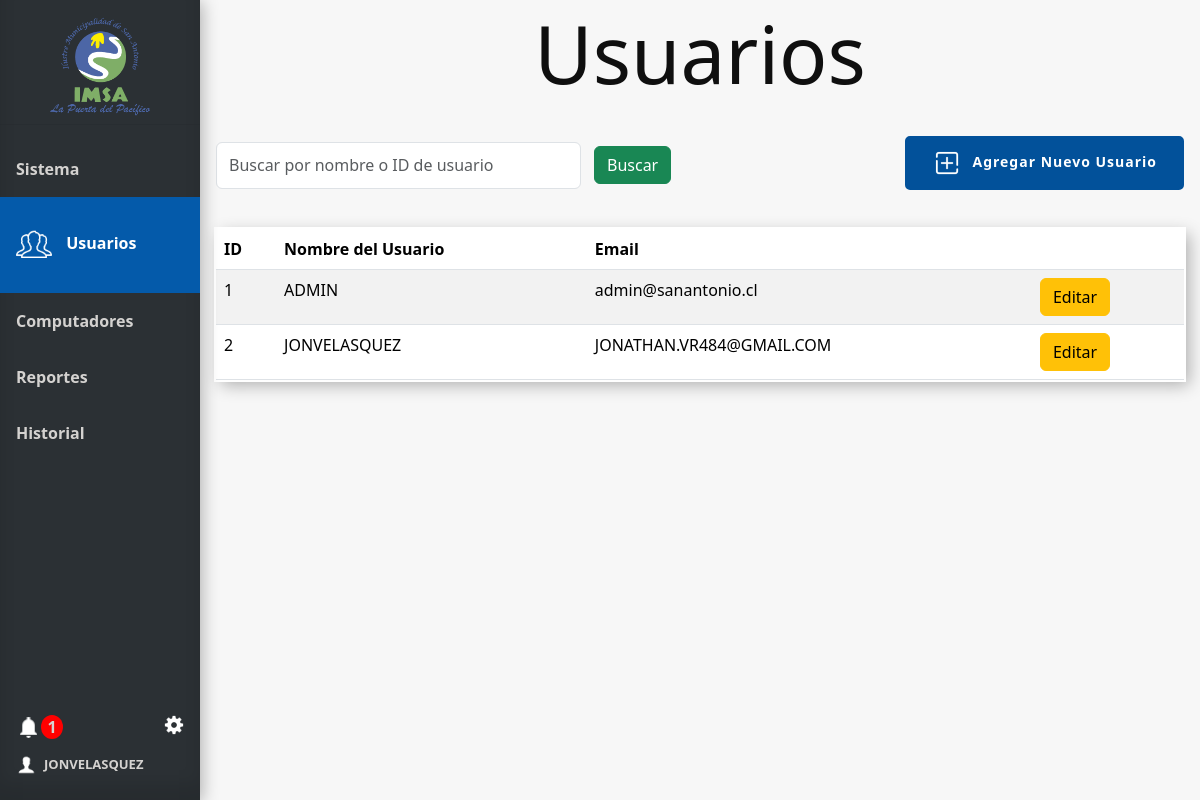
Screenshot of /usuarios (signed in) with the database file from the repository.
### tables this page shows
CREATE TABLE Usuario (
    Id_usuario INTEGER PRIMARY KEY AUTOINCREMENT,
    Nombre_user VARCHAR(100),
    Email VARCHAR(100),
    Psw VARCHAR(100)
);

### app.py (the view)
@app.route('/usuarios', methods=['GET'])
@login_required
def usuarios():
    conn = get_db_connection()
    search_query = request.args.get('search', '')
    query = '''SELECT Usuario.Id_usuario, Usuario.Nombre_user, Usuario.Email FROM Usuario Where 1 = 1'''
    pcs = conn.execute("SELECT * FROM Pc").fetchall()
    params = []
    if search_query:
        query += ' AND (Usuario.Nombre_user LIKE ?  OR Usuario.Id_usuario LIKE ?)'
        params.extend(['%' + search_query + '%', '%' + search_query + '%'])
    users = conn.execute(query, params).fetchall()
    conn.close()
    user=current_user
    num_notificaciones_totales = get_total_notifications(user.id)
    info_notificaciones = get_info_notifications(user.id)
    return render_template('usuarios.html', users=users, pcs=pcs,  user=user, num_notificaciones_totales=num_notificaciones_totales, info_notificaciones=info_notificaciones)

### app.py (called while the page is built)
@login_manager.user_loader
def load_user(user_id):
    return Usuario.get_by_id(user_id)

def get_db_connection():
    conn = sqlite3.connect('database.db')
    conn.row_factory = sqlite3.Row
    return conn

def get_total_notifications(user_id):
    conn = get_db_connection()
    total_notifications = conn.execute(
        'SELECT COUNT(*) FROM Notificaciones WHERE id_usuario = ?  AND leido = false',
        (user_id,)
    ).fetchone()[0]
    conn.close()
    return total_notifications

def get_info_notifications(user_id):
    conn = get_db_connection()
    info_notifiaciones= conn.execute(
        'SELECT * FROM Notificaciones WHERE id_usuario = ? ORDER BY id_notificacion DESC LIMIT 6',
        (user_id,)
    ).fetchall()
    conn.close()
    return info_notifiaciones

### model.py (called while the page is built)
def get_db_connection():
    conn = sqlite3.connect('database.db')
    conn.row_factory = sqlite3.Row
    return conn

    @staticmethod
    def get_by_id(id_usuario):
        conn = get_db_connection()
        user_data = conn.execute('SELECT * FROM Usuario WHERE Id_usuario = ?', (id_usuario,)).fetchone()
        conn.close()
        if user_data:
            return Usuario(user_data['Id_usuario'], user_data['Nombre_user'], user_data['Email'], user_data['psw'])
        return None

### templates/usuarios.html (shortened to what this page needs)
{% extends 'base.html' %}
{% block head %}
<link rel="stylesheet" href="{{ url_for('static', filename='css/style_usuarios.css') }}">
{% endblock %}
{% block content %}
<h1 class="block-effect" style="--td:0.3s">
    <div class="block-reveal" style="--bc: #2b3034; --d: 0.5s">Usuarios</div>
</h1>
<div class="head">
    <div class="filtros">
        <form method="get" action="{{ url_for('usuarios') }}" id="filtro-form">
            <div class="filtro">
                <input class="form-control me-2" type="search" name="search"
                    placeholder="Buscar por nombre o ID de usuario" aria-label="Search"
                    value="{{ request.args.get('search', '') }}">
                <button class="btn btn-success" type="submit">Buscar</button>
            </div>
        </form>
    </div>
    <div class="Botones_Usuario">
        <button class="button_slide slide_left" data-bs-toggle="modal" data-bs-target="#ModalAgregarUsuario"><img
                id="agregar" src="{{ url_for('static', filename='img/icon-agregar.png') }}" alt="icon-agregar"
                width="30px"><b>Agregar Nuevo Usuario</b></button>
    </div>
</div>
{% if users %}
<table class="table table-responsive-md table-striped mt-3">
    <thead>
        <tr>
            <th>ID</th>
            <th>Nombre del Usuario</th>
            <th class="responsive">Email</th>
            <th></th>
        </tr>
    </thead>
    <tbody>
        {% for row in users %}
        <tr>
            <td>{{ row['Id_usuario'] }}</td>
            <td>{{ row['Nombre_user'] }}</td>
            <td class="responsive">{{ row['email'] }}</td>
            <td>
                <a href="{{ url_for('editar_usuario', id=row['Id_usuario']) }}" class="btn btn-warning">Editar</a>
            </td>
        </tr>
        {% endfor %}
    </tbody>
</table>
{% else %}
<tr>
    <div class="alert alert-danger" role="alert">
        No existen registros.
    </div>
</tr>
{% endif %}
{% endblock %}

### templates/base.html (shortened to what this page needs)
<!doctype html>
<html lang="es">
<head>
  {% block head %} {% endblock %}
  <link rel="stylesheet" href="{{ url_for('static', filename='css/style_base.css') }}">
  <link rel="stylesheet" href="{{ url_for('static', filename='css/style_ajustes.css') }}">
  <link href="https://cdn.jsdelivr.net/npm/bootstrap@5.3.3/dist/css/bootstrap.min.css" rel="stylesheet"
>
</head>
<body>
  <div class="sidebar" style="display: flex; flex-direction: column; height: 100vh;">
    <div class="tituloMenu">
      <img src="{{ url_for('static', filename='img/logo.png') }}" alt="Logo-IMSA" width="100px">
    </div>
    <hr>
    <a href="{{ url_for('index') }}" class="slide_right {% if request.endpoint == 'index' %}active{% endif %}">
      <b>Sistema</b>
    </a>
    <a href="{{ url_for('usuarios') }}" class="slide_right {% if request.endpoint == 'usuarios' %}active{% endif %}">
      <img id="icon-usuarios" class="menu-icon {% if request.endpoint == 'usuarios' %}show{% endif %}"
        src="{{ url_for('static', filename='img/icon-usuarios.png') }}" alt="icon-Usuarios">
      <b>Usuarios</b>
    </a>
    <a href="{{ url_for('computadores') }}"
      class="slide_right {% if request.endpoint == 'computadores' %}active{% endif %}">
      <b>Computadores</b>
    </a>
    <a href="{{ url_for('reportes') }}" class="slide_right {% if request.endpoint == 'reportes' %}active{% endif %}">
      <b>Reportes</b>
    </a>
    <a href="{{ url_for('historial') }}" class="slide_right {% if request.endpoint == 'historial' %}active{% endif %}">
      <b>Historial</b>
    </a>
    <div class="menuAbajo">
      <div class="ajuste_notificacion">
        <div class="notificacion">
          <a href="" class="icon" data-bs-toggle="modal" data-bs-target="#ModalNotifiaciones">
            <img id="icon-campana" src="{{ url_for('static', filename='img/icon-campana.png') }}" alt="logoCampana">
            <div>
              {% if num_notificaciones_totales > 0 %}
              <strong id="numero_notificacion">{{ num_notificaciones_totales }}</strong>
              {% endif %}
            </div>
          </a>
        </div>
        <div class="ajustes">
          <a href="" class="icon" data-bs-toggle="modal" data-bs-target="#ModalAjustes">
            <img id="icon-ajuste" src="{{ url_for('static', filename='img/icon-ajuste.png') }}" alt="logoAjuste"></a>
        </div>
      </div>
      <div class="bodyCuenta">
        <a href="#" id="cuenta">
          <img src="{{ url_for('static', filename='img/icon-usuario.png') }}" alt="" width="20px"><b
            style="font-size: small;">{{ user.nombre_usuario}}</b>
        </a>
      </div>
    </div>
  </div>
  <div class="content">
    {% block content %}
    {% endblock %}
  </div>
</body>
</html>

### static/css/style_usuarios.css (style rules this page uses)
* { margin: 0; padding: 0; }
.head { display: flex; width: 100%; justify-content: space-between; }
#agregar { margin-right: 10px; }
.Botones_Usuario { display: flex; align-items: center; }

### static/css/style_base.css (style rules this page uses)
body { margin: 0; font-family: "Lato", sans-serif; background-color: #2b3034; height: 100vh; }
.content { background-color: #f7f7f7; height: 100vh; }
*, *::before, *::after { margin: 0; padding: 0; box-sizing: border-box; }
.block-effect { font-size: calc(8px + 6vw); }
.block-reveal { --t: calc(var(--td) + var(--d)); color: transparent; padding: 4px; position: relative; overflow: hidden; animation: revealBlock 0s var(--t) forwards; }
.block-reveal::after { content: ''; width: 0%; height: 100%; padding-bottom: 4px; position: absolute; top: 0; left: 0; background: var(--bc); animation: revealingIn var(--td) var(--d) forwards, revealingOut var(--td) var(--t) forwards; }
h1 { text-align: center; }
.tituloMenu { display: flex; flex-direction: column; margin-top: 10px; margin-bottom: 10px; align-items: center; height: 11%; }
.sidebar { margin: 0; padding: 0; width: 200px; background-color: #2b3034; position: fixed; height: 100%; overflow: auto; box-shadow: inset 0 -1em 1em rgba(0, 0, 0, 0.1), 0.1em 0.1em 1em rgba(0, 0, 0, 0.3); }
.sidebar>a { display: flex; align-items: center; color: #d4d2d0; padding: 16px; text-decoration: none; display: inline-block; cursor: pointer; box-shadow: inset 0 0 0 0 #00213e; -webkit-transition: ease-out 0.4s; -moz-transition: ease-out 0.4s; transition: ease-out 0.4s; }
.sidebar>a.active { background-color: #045aaa; color: white; padding-top: 15%; padding-bottom: 15%; }
.button_slide { color: #FFF; border: 2px solid #02519a; background-color: #02519a; border-radius: 5px; padding: 10px 25px 10px 25px; display: inline-block; font-size: 14px; letter-spacing: 1px; cursor: pointer; box-shadow: inset 0 0 0 0 #00213e; -webkit-transition: ease-out 0.4s; -moz-transition: ease-out 0.4s; transition: ease-out 0.4s; }
div.content { margin-left: 200px; padding: 1px 16px; height: 100%; }
.menu-icon { display: none; width: 36px; margin-right: 10px; }
.sidebar a.active .menu-icon, .sidebar a:hover .menu-icon { display: inline-block; }
.menuAbajo { display: flex; margin-top: auto; color: #d4d2d0; padding: 16px 16px 25px 16px; justify-content: space-around; flex-direction: column; }
.menuAbajo a { color: #d4d2d0; text-decoration: none; cursor: pointer; }
.bodyCuenta { width: 80%; display: flex; justify-content: start; align-content: center; }
#cuenta { display: flex; justify-content: start; }
#cuenta img { margin-right: 8px; }
#icon-ajuste { width: 20px; }
.ajuste_notificacion { display: flex; flex-direction: row; justify-content: space-between; width: 100%; margin-bottom: 10px; }
.ajustes { display: flex; align-items: start; }
.ajustes img { padding-bottom: 10px; }
.notificacion a { display: flex; flex-direction: row; }
#numero_notificacion { height: 22px; width: 22px; display: table-cell; text-align: center; vertical-align: middle; border-radius: 50%; background: #ff0000; }
.icon { transition-duration: 0.3s; -webkit-tap-highlight-color: rgba(0, 0, 0, 0); transform: translateZ(0); box-shadow: 0 0 1px rgba(0, 0, 0, 0); }
#icon-campana { width: 25px; height: 25px; }
.head { height: 100px; }
.filtros { width: 50%; display: flex; align-items: center; justify-content: space-around; }
.filtro { margin-top: 1%; padding-right: 1%; display: flex; flex-direction: row; width: 100%; }
#filtro-form { width: 100%; }
.filtro>button { margin: 1% 5% 1% 1%; }
.table { box-shadow: inset 0 -3em 3em rgba(0, 0, 0, 0.1), 0 0 0 2px rgb(255, 255, 255), 0.3em 0.3em 1em rgba(0, 0, 0, 0.3); margin-top: 2%; }

### rows the page displays
Usuario: nombre_usuario "JONVELASQUEZ", Id_usuario "2", Nombre_user "JONVELASQUEZ", email "JONATHAN.VR484@GMAIL.COM"
Usuario: Id_usuario "1", Nombre_user "ADMIN", email "admin@sanantonio.cl"

### other values shown
{{ num_notificaciones_totales }} "1"
